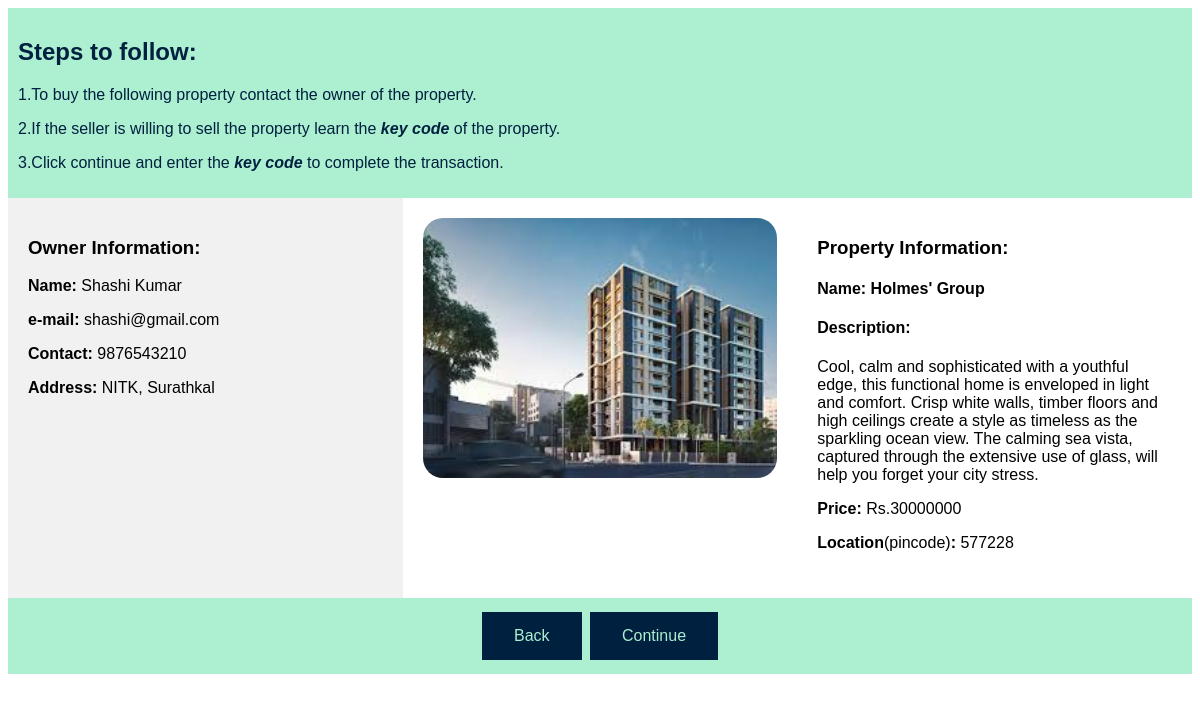
The page /buy.php?key=175 on the database its author committed.
### tables this page shows
CREATE TABLE `property1` (
  `pid` int(11) NOT NULL,
  `email` varchar(100) NOT NULL
);

CREATE TABLE `users` (
  `username` varchar(100) NOT NULL,
  `email` varchar(100) NOT NULL,
  `password` varchar(100) NOT NULL,
  `contact` varchar(10) NOT NULL,
  `address` varchar(100) NOT NULL,
  `question` varchar(255) NOT NULL,
  `answer` varchar(255) NOT NULL,
  `image` varchar(255) NOT NULL,
  `premium` varchar(10) NOT NULL DEFAULT 'no'
);

CREATE TABLE `property2` (
  `pid` int(11) NOT NULL,
  `pname` varchar(100) NOT NULL,
  `location` int(10) NOT NULL,
  `price` int(10) NOT NULL,
  `description` text NOT NULL,
  `image` varchar(20) NOT NULL,
  `key_code` varchar(100) NOT NULL,
  `status` varchar(100) NOT NULL DEFAULT 'unsold'
);

### buy.php (the view, shortened to what this page needs)
<?php
  $db = mysqli_connect("localhost", "root", "", "rems1");
  $var = $_GET['key'];
  $email = $_SESSION['email'];
  $result = mysqli_query($db, "SELECT * FROM property2 where pid='$var'");
  while ($row = mysqli_fetch_array($result)) {
          $pname = $row['pname'];
          $description = $row['description'];
          $location = $row['location'];
          $price = $row['price'];
          $image = $row['image'];
        }
  $sql = "SELECT * from property1 left join users on property1.email = users.email where property1.pid = $var";
  $res = mysqli_query($db, $sql);
  while ($row1 = mysqli_fetch_array($res)) {
          $name=$row1['username'];
          $email=$row1['email'];
          $contact=$row1['contact'];
          $address=$row1['address'];
        }
?>
<!DOCTYPE html>
<html lang="en">
<head>
</head>
<body>
<header>
  <h2>Steps to follow:</h2>
  <p>1.To buy the following property contact the owner of the property.</p>
  <p>2.If the seller is willing to sell the property learn the <i><b>key code</b></i> of the property.</p>
  <p>3.Click continue and enter the <i><b>key code</b></i> to complete the transaction.</p>
</header>
<section>
  <nav>
    <h3>Owner Information:</h3>
    <?php echo "<p><b>Name:</b> $name</p>";
          echo "<p><b>e-mail:</b> $email</p>";
          echo "<p><b>Contact:</b> $contact</p>";
          echo "<p><b>Address:</b> $address</p>";
    ?>
  </nav>
  <nav1>
    <img><?php echo "<img src='property2/".$image."' >" ?></img>
  </nav1>
  <div class="scrollable">
    <h3>Property Information:</h3>
    <h4><?php echo "Name: $pname" ?></h4>
    <p><?php echo "<h4>Description:</h4> $description" ?></p>
    <p><?php echo "<b>Price:</b> Rs.$price" ?></p>
    <p><?php echo "<b>Location</b>(pincode)<b>:</b> $location" ?></p>
  </div>
</section>
<footer>
  <a href="home.php" class="button">Back</a>
  <a href="book.php" class="button">Continue</a>
</footer>
</body>
</html>

### buy.php (style rules this page uses)
* { box-sizing: border-box; }
body { font-family: Arial, Helvetica, sans-serif; }
header { background-color: #ADEFD1FF; padding: 10px; text-align: left; color: #00203FFF; }
nav { float: left; width: 33.33%; height: 400px; background: #f1f1f1; padding: 20px; object-fit: cover; }
nav1 { float: left; width: 33.33%; height: 400px; padding: 20px; object-fit: cover; }
.scrollable { float: left; width: 33.33%; height: 400px; padding: 20px; object-fit: cover; overflow-y: auto; }
section:after { content: ""; display: table; clear: both; }
img { border-radius: 20px; display: block; margin-left: auto; margin-right: auto; width: 100%; max-height: 100%; }
footer { background-color: #ADEFD1FF; padding: 10px; text-align: center; color: white; }
.button { background-color: #00203FFF; border: none; color: #ADEFD1FF; padding: 15px 32px; text-align: center; text-decoration: none; display: inline-block; font-size: 16px; margin: 4px 2px; cursor: pointer; }

### rows shown on the page
property1: email.username "Shashi Kumar", email.email "shashi@gmail.com", email.contact "9876543210", email.address "NITK, Surathkal"
property2: image (picture), pname "Holmes' Group", description "Cool, calm and sophisticated with a youthful edge, this functional home is enveloped in light and comfort. Crisp white walls, timber floors and high ceilings create a style as timeless as the sparkling ocean view. The calming sea vista, captured through the extensive use of glass, will help you forget your city stress.", price "30000000", location "577228"
